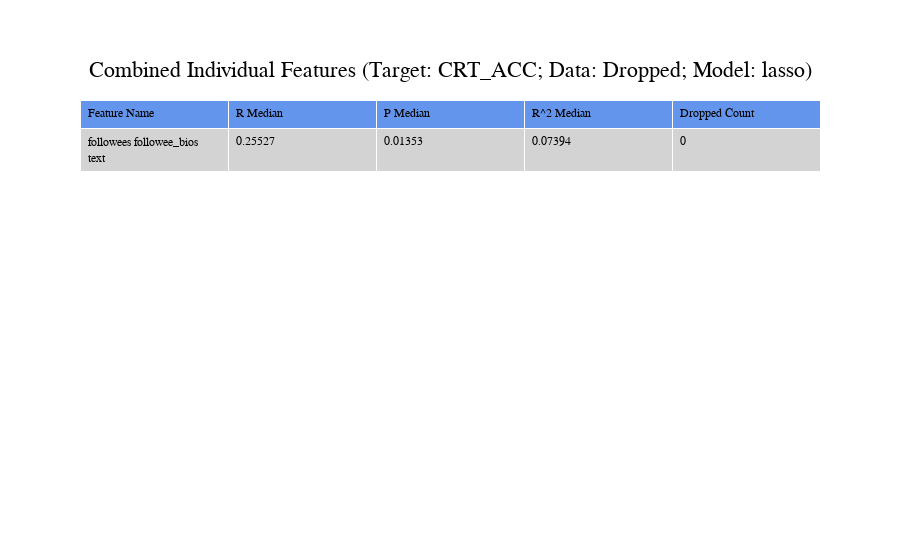

The notebook cell saved with this chart:
### Code cell
# run this cell to combine individual features 

for i in range(len(to_combine)):
    
    # determine splits 
    splits = model.get_splits(MY_SPLITS_COMB_INDV)
        
    # remove umbrella with highest median p value 
    if i != 0:
        to_combine.pop()
        
    # generate combined feature name
    combined_name = " ".join(to_combine)
    print(combined_name)
        
    X = []
    for feat in to_combine:
        if feat in MY_TEXT_FEATURES:
            X_new, Y_new, na_count = model.transform_feature(data, feat, MY_TARGET, my_max_df=MY_MAXDF_COMB_INDV, 
                                                             my_min_df=MY_MINDF_COMB_INDV, my_n_components=MY_N_COMPONENTS_COMB_INDV)
        else:
            X_new, Y_new, na_count = model.transform_feature(data, feat, MY_TARGET)
        
        # concatenate transformed individual feature to all features for prediction
        if X == []:
            X = X_new
        else:
            X = np.concatenate([X, X_new], axis=1)
    
    # set r, p, score sums to 0
    total_r = []
    total_p = []
    total_score = []
        
    for s in splits: 
        # split data into train test set (same split)
        X_train, X_test, Y_train, Y_test = model.split_data(X, data[MY_TARGET], MY_TARGET, MY_TEST_SIZE_COMB_INDV s)
        
        # feature selection with ElasticNet on train set 
        X_train, X_test, Y_train, Y_test = model.feature_selection(X_train, X_test, Y_train, Y_test, 'median')
        
        # predict on test set 
        results = model.predict(X_train, X_test, Y_train, Y_test, MY_MODEL_COMB_INDV, MY_PARAMS_COMB_INDV, MY_CROSS_VAL)
        print(results)
        
        # add to r, p totals
        total_r.append(results['r'])
        total_p.append(results['p'])
        total_score.append(results['r2'])
    
    # add individual feature results to results dataframe
    f_results = model.create_results(combined_name, na_count, total_r, total_p, total_score)
    combined_individual_results_df = combined_individual_results_df.append(f_results, ignore_index = True)
                
    r_dict[combined_name] = total_r
    p_dict[combined_name] = total_p
    score_dict[combined_name] = total_score
    
# create and show plots
plot, chart = model.create_plotly_individual(combined_individual_results_df, MY_TARGET, 
                                             DATAFRAME_TYPE, MY_MODEL_COMB_INDV, MY_TITLE_COMB_INDV)
chart.show()

# save results and plots 
model.save_results(RESULTS_FOLDER_COMBINED_INDV, MY_TITLE_COMB_INDV.lower(), combined_individual_results_df, 
             plot, chart, state_dict_combined_individual)

general.set_background('#fff9e9')

### Figure 1 — Plotly figure (JSON) as saved in the notebook; plotly's stock layout.template omitted (floating-point values rounded to 4 significant figures)
{"data": [{"cells": {"align": "left", "fill": {"color": "lightgray"}, "values": [["followees followee_bios text"], ["0.25527"], ["0.01353"], ["0.07394"], [0]]}, "header": {"align": "left", "fill": {"color": "cornflowerblue"}, "values": ["Feature Name", "R Median", "P Median", "R^2 Median", "Dropped Count"]}, "type": "table"}], "layout": {"font": {"color": "black", "family": "Courier New, monospace", "size": 12}, "title": {"font": {"size": 22}, "text": "Combined Individual Features (Target: CRT_ACC; Data: Dropped; Model: lasso)", "x": 0.5, "xanchor": "center", "y": 0.89, "yanchor": "top"}}}
